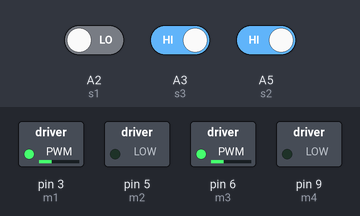
Bench run of a sketch on a simulated Arduino Uno, built with avr-gcc and run on an emulated ATmega328P. Parts: switched loads named in the sketch (green lamp = pin HIGH). Dashed ring = blinking. The test bench sets the inputs (shaded band); at power-on: A2 (s1) LOW, A5 (s2) HIGH, A3 (s3) HIGH.

Above: at 1.2 s.
1.3 s: A2 (s1) driven HIGH
At 2.5 s:
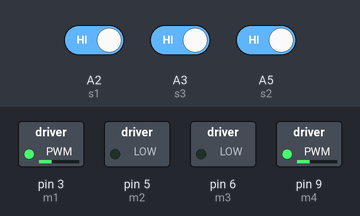
2.8 s: A2 (s1) driven LOW and A5 (s2) driven LOW
At 3.8 s:
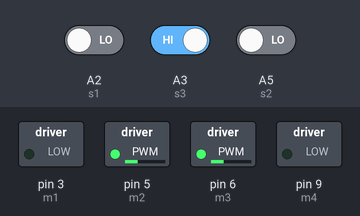
4.3 s: A3 (s3) driven LOW
At 4.53 s:
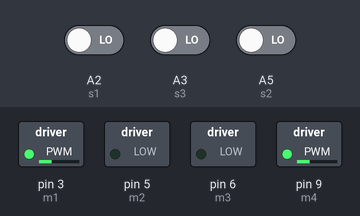
7.3 s: A3 (s3) driven HIGH
At 8.6 s:
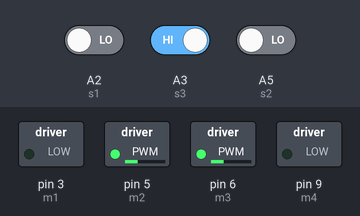
8.9 s: A5 (s2) driven HIGH
At 9.05 s:
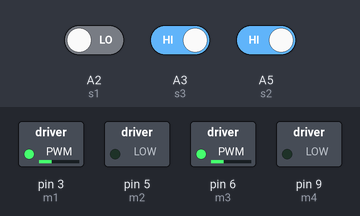
11.9 s: A5 (s2) driven LOW
At 12.7 s:
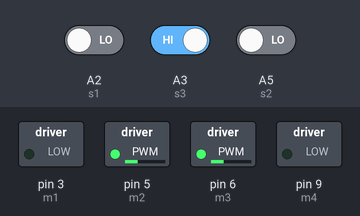
Timing chart, 0 to 14.4 s (numbered marks = the images above; inputs shaded):
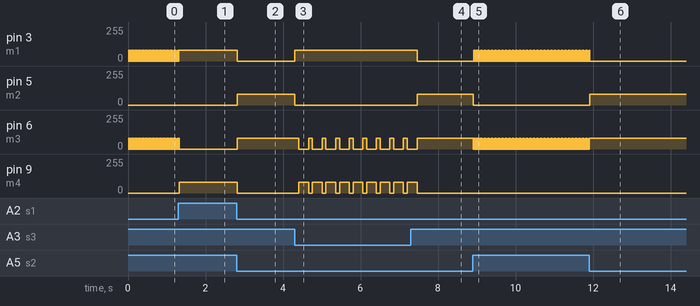

Measured:
- after the input at 1.3 s, pin 3 (m1): goes on until 1.3 s, then stays 80/255; pin 6 (m3): goes on until 1.3 s, then stays 0/255; pin 9 (m4): 0/255 → 80/255 at once
- after the input at 2.8 s, pin 3 (m1), pin 9 (m4): 80/255 → 0/255 at once; pin 5 (m2), pin 6 (m3): 0/255 → 80/255 at once
- after the input at 4.3 s, pin 3 (m1): 0/255 → 80/255 at once; pin 5 (m2): 80/255 → 0/255 at once; pin 6 (m3): alternates 80/255 for 0.10 s and 0/255 for 0.25 s, starting after 0.11 s; pin 9 (m4): alternates 80/255 for 0.25 s and 0/255 for 0.10 s, starting after 0.11 s
- after the input at 7.3 s, pin 3 (m1): 80/255 → 0/255 after 0.16 s; pin 5 (m2): 0/255 → 80/255 after 0.16 s; pin 6 (m3): goes on until 7.5 s, then stays 80/255; pin 9 (m4): goes on until 7.5 s, then stays 0/255
- after the input at 8.9 s, pin 3 (m1), pin 6 (m3): alternates 80/255 for 0.01 s and 0/255 for 0.02 s, starting at once; pin 5 (m2): 80/255 → 0/255 at once
- after the input at 11.9 s, pin 3 (m1): goes on until 11.9 s, then stays 0/255; pin 5 (m2): 0/255 → 80/255 at once; pin 6 (m3): goes on until 11.9 s, then stays 80/255
- by itself, pin 3 (m1), pin 6 (m3): alternates 80/255 for 0.01 s and 0/255 for 0.02 s

The sketch:

IRsensor_final_code.ino
```cpp
#define m1 3  //Right Motor MA1
#define m2 5  //Right Motor MA2
#define m3 6  //Left Motor MB1
#define m4 9  //Left Motor MB2

#define s1 A2  // Left Sensor
#define s2 A5  // Middle Sensor
#define s3 A3  // Right Sensor
void setup() {
  pinMode(s1, INPUT);
  pinMode(s2, INPUT);
  pinMode(s3, INPUT);

  pinMode(m1, OUTPUT);
  pinMode(m2, OUTPUT);
  pinMode(m3, OUTPUT);
  pinMode(m4, OUTPUT);

  Serial.begin(9600);
}
void Forward() {
  analogWrite(m1, 80);
  analogWrite(m2, 0);
  analogWrite(m3, 80);
  analogWrite(m4, 0);
}

void Right() {
  analogWrite(m1, 0);
  analogWrite(m2, 80);
  analogWrite(m3, 80);
  analogWrite(m4, 0);
}

void Left() {
  analogWrite(m1, 80);
  analogWrite(m2, 0);
  analogWrite(m3, 0);
  analogWrite(m4, 80);
}


void Stop() {
  analogWrite(m1, 0);
  analogWrite(m4, 0);
  analogWrite(m3, 0);
  analogWrite(m2, 0);
}


void loop() {


  int IR1 = digitalRead(s1);
  int IR2 = digitalRead(s2);
  int IR3 = digitalRead(s3);
  // Serial.print("Reading of sensor1 is : ");
  // Serial.println(IR1);
  // Serial.print("Reading of sensor2 is : ");
  // Serial.println(IR2);
  // Serial.print("Reading of sensor3 is : ");
  // Serial.println(IR3);

  if (IR1 == HIGH && IR2 == HIGH && IR3 == HIGH)  // T-intersection
  {
    Left();
    delay(250);
  } else if (IR1 == LOW && IR2 == HIGH && IR3 == HIGH)  //Right Intersection
  {
    Stop();
    delay(20);
    Forward();
    delay(10);
    if (digitalRead(s1) == LOW && digitalRead(s2) == LOW && digitalRead(s3) == LOW) {
      Right();
      delay(250);
    }
  } else if (IR1 == LOW && IR2 == HIGH && IR3 == LOW)  //Straight Path
  {
    Forward();
    delay(10);
  }

  else if (IR1 == HIGH && IR2 == HIGH && IR3 == LOW)  //Left T Intersection
  {
    Left();  // As Left is possible
    delay(250);
  }

  else if (IR1 == HIGH && IR2 == LOW && IR3 == LOW)  //Left Deviated
  {
    Left();
    delay(20);
  }

  else if (IR1 == LOW && IR2 == LOW && IR3 == HIGH)  //Right Deviated
  {
    Right();
    delay(20);
  }

  else if (IR1 == LOW && IR2 == LOW && IR3 == LOW)  //Dead End
  {
    Forward();
    delay(100);
    Left();  //As no other direction is possible
    delay(250);
  }
}
```
